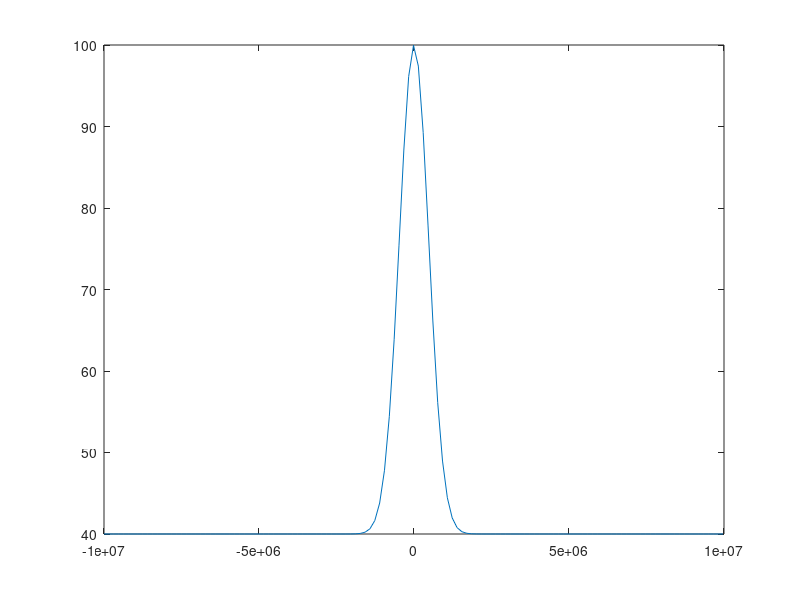

Here is the MATLAB script that generated this plot: (Note: this script raises an error after producing the figure.)
%% Test run

% Parameters Case One 
L_x = 20000000;
dx = 156000;
dt = 3050; 
numSteps = 5000;
g_prime = 0.049;
beta = 2 * 10^-11;
lambda = 1 * 10^4; 
f = 7.2921*10^-5; 
l_x = 667000; 
H = 40;
delta_h = 60;

% Plot Points Grid
x = -L_x/2:dx:L_x/2;

% Initial Conditions
u = zeros(size(x)); 
h = H + delta_h*(exp(-(x.^2) / l_x^2));
plot(x,h); 

% Try Finite Difference
for t = 1:numSteps
    hu = u .* h; 
    old_h = h; 

    % RK4 was implemented from https://www.cfm.brown.edu/people/dobrush/am33/Matlab/ch3/RK4.html
    % and debugging from chatgpt

    [dhdt_1, dhudt_1] = derivativeStuff(h, hu, dx, g_prime, lambda);
    k1_h  = dt .* dhdt_1;
    k1_hu = dt .* dhudt_1;
    
    h_mid1  = h  + 0.5 .* k1_h;
    hu_mid1 = hu + 0.5 .* k1_hu;

    [dhdt_2, dhudt_2] = derivativeStuff(h_mid1, hu_mid1, dx, g_prime, lambda);
    k2_h  = dt .* dhdt_2;
    k2_hu = dt .* dhudt_2;
    
    h_mid2  = h  + 0.5 .* k2_h;
    hu_mid2 = hu + 0.5 .* k2_hu;

    [dhdt_3, dhudt_3] = derivativeStuff(h_mid2, hu_mid2, dx, g_prime, lambda);
    k3_h  = dt .* dhdt_3;
    k3_hu = dt .* dhudt_3;
    
    h_end  = h  + k3_h;
    hu_end = hu + k3_hu;
    
    [dhdt_4, dhudt_4] = derivativeStuff(h_end, hu_end, dx, g_prime, lambda);
    k4_h  = dt .* dhdt_4;
    k4_hu = dt .* dhudt_4;
    
    h  = h  + (1/6) .* (k1_h  + 2.*k2_h  + 2.*k3_h  + k4_h);
    hu = hu + (1/6) .* (k1_hu + 2.*k2_hu + 2.*k3_hu + k4_hu);
    
    u = hu ./ h; 
    
    h(1:2) = h(3); 
    h(end-1:end) = h(end-2);
    u(1:2) = 0; 
    u(end-1:end) = 0;
    hu = h .* u; 

    plot(x,h);
    ylim([20,100])
    pause(0.00005)
    disp(t)
end


function [dhdt, dhudt] = derivativeStuff(h, hu, dx, g_prime, lambda)
    u = hu ./ h; 
    
    dh_dx = SpatialX(h, dx);
    du2h_dx = SpatialX(u.*u.*h, dx);
    dhu_dx = SpatialX(hu, dx);
    laplacian_uh = Laplacian(u.*h, dx);
    
    dhdt  = -dhu_dx; 
    dhudt = -(g_prime .* h .* dh_dx) + (lambda .* laplacian_uh)- du2h_dx; 
end

% Fourth order derivative functions
function dfdx = SpatialX(F, dx)
    dfdx = zeros(size(F)); 
    dfdx(3:end-2) = (-F(5:end) + 8.*F(4:end-1) - 8.*F(2:end-3) + F(1:end-4)) ./ (12*dx);
end

function laplaceResult = Laplacian(F, dx)
    xPart = zeros(size(F)); 
    xPart(3:end-2) = (-F(5:end)+16.*F(4:end-1)-30.*F(3:end-2)+16.*F(2:end-3)-F(1:end-4))./(12*dx^2);
    laplaceResult = xPart; 
end
